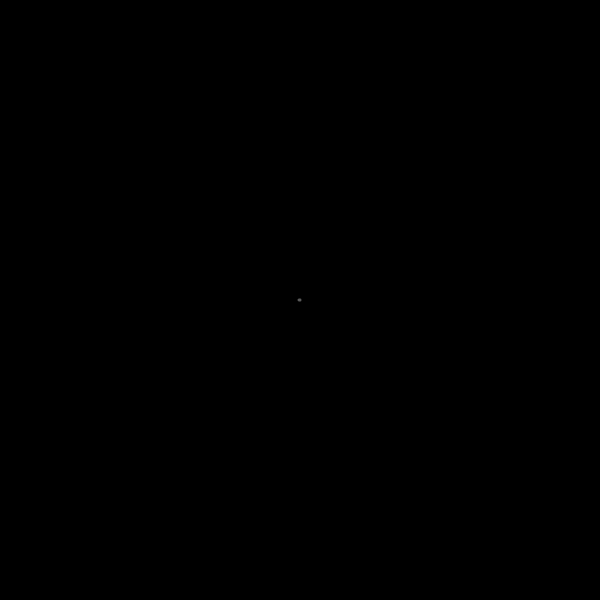
Frame 1 (no input)
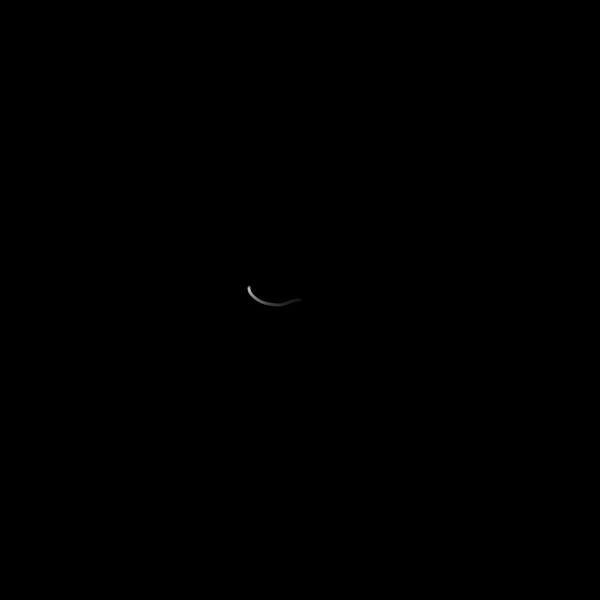
Frame 60 (no input)
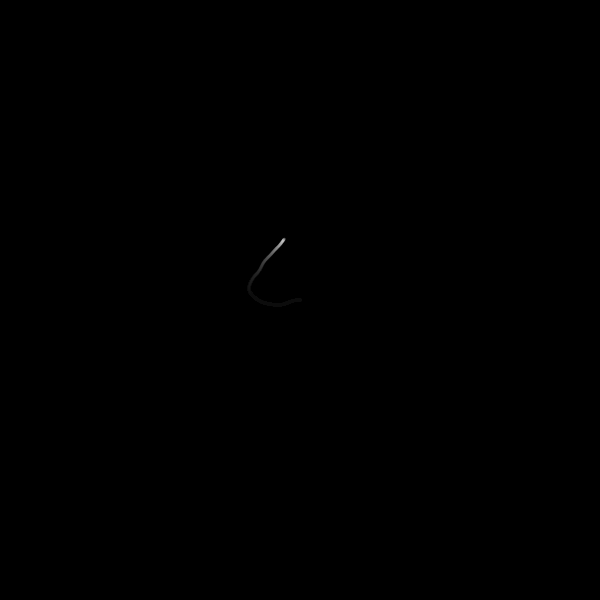
Frame 120 (the mouse pressed at the canvas centre since frame 60)

The p5.js sketch that drew these frames (run headless with seeded random() and noise() and a simulated clock; from frame 60 on, the mouse is pressed at the canvas centre):

// p5.js sketch
// ── sketch.js
let p1, p2;
let stepSize = 1;
let noiseScale = 100;
let noiseStrength = 10;

let noiseZ = 0;
let noiseZVelocity = 0.01;

function setup() {
  createCanvas(600, 600);
  p2 = createVector(width / 2, height / 2);
  p1 = p2.copy();
  background(0);
}

function draw() {
  fill(0, 10);
  noStroke();
  rect(0, 0, width, height);

  stroke(255, 90);

  const angle = noise(p2.x / noiseScale, p2.y / noiseScale, noiseZ) * noiseStrength;
  const aV = createVector(cos(angle) * stepSize, sin(angle) * stepSize);
  p2.add(aV);

  if (p2.x < -10) p2.x = p1.x = width + 10;
  if (p2.x > width + 10) p2.x = p1.x = -10;
  if (p2.y < -10) p2.y = p1.y = height + 10;
  if (p2.y > height + 10) p2.y = p1.y = -10;

  strokeWeight(3);
  line(p1.x, p1.y, p2.x, p2.y);

  p1.set(p2);
  noiseZ += noiseZVelocity;
}
